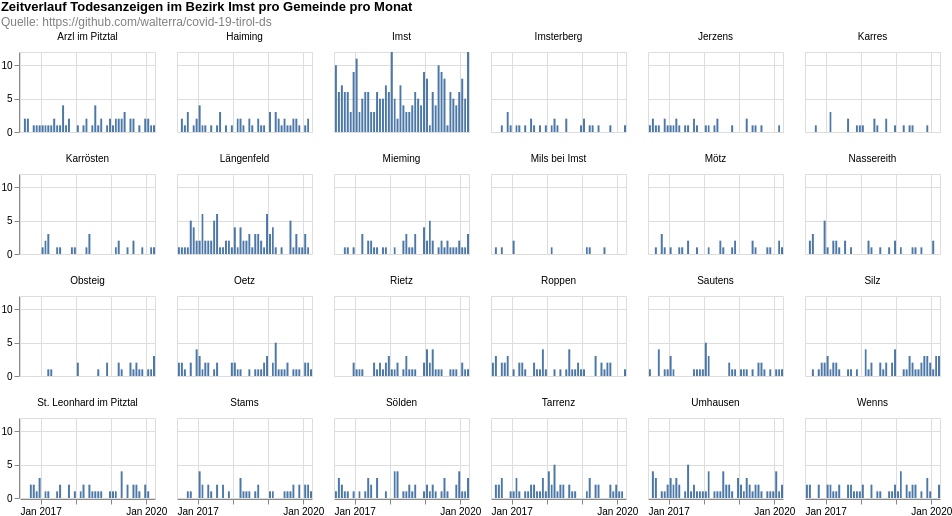

Express this chart as Vega-Lite.
### Vega-Lite specification from a JSON file in a GitHub repository (floating-point values rounded to 4 significant figures; data arrays with more than 128 entries replaced by an {"elided": "..."} marker saying what was removed)
{"config": {"view": {"continuousWidth": 400, "continuousHeight": 300}}, "data": {"name": "data-aa50d12ee3fa5c552f6ee2c70f3cbffc"}, "facet": {"type": "nominal", "field": "municipaly", "title": null}, "spec": {"layer": [{"mark": "bar", "encoding": {"tooltip": [{"type": "temporal", "field": "date", "timeUnit": "yearmonth"}, {"type": "quantitative", "aggregate": "sum", "field": "count"}], "x": {"type": "temporal", "field": "date", "timeUnit": "yearmonth", "title": null}, "y": {"type": "quantitative", "aggregate": "sum", "field": "count", "title": null}}, "height": 80, "width": 135}]}, "columns": 6, "padding": 0, "title": {"text": ["Zeitverlauf Todesanzeigen im Bezirk Imst pro Gemeinde pro Monat"], "subtitle": ["Quelle: https://github.com/walterra/covid-19-tirol-ds"], "color": "black", "subtitleColor": "gray"}, "$schema": "https://vega.github.io/schema/vega-lite/v4.0.2.json", "datasets": {"data-aa50d12ee3fa5c552f6ee2c70f3cbffc": {"elided": "1258 records"}}}
